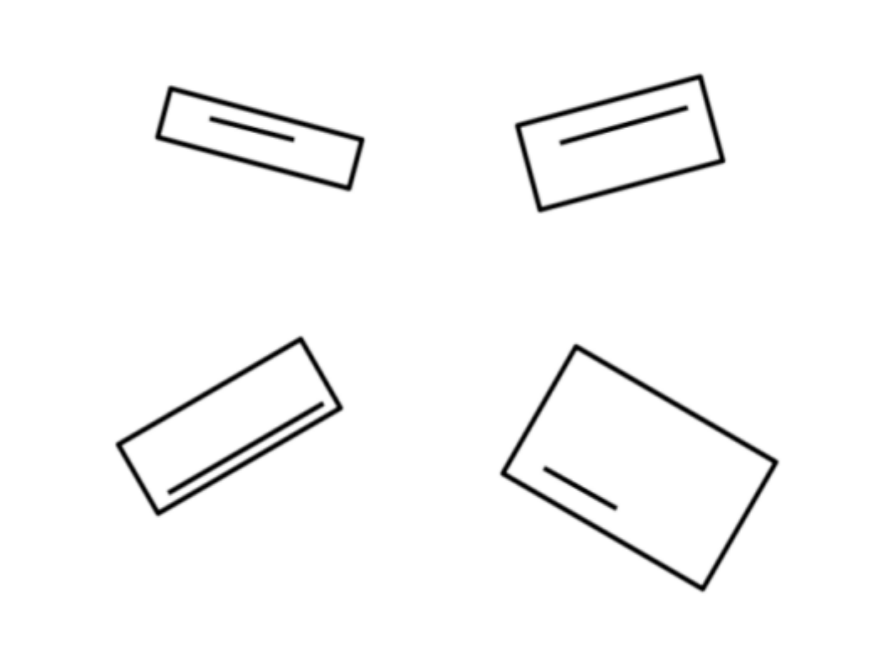
#> input picture shape.png, 881 x 650 px
$ python cannyedgedetection.py
#> lines starting #> are read from the running program, lines starting #| are printed output that depends on the picture; after the words box and inside, x2 and y2 are one past the last pixel; in counts of white or black regions, pixels touching at a corner belong together
import cv2
import matplotlib.pyplot as plt
import numpy as np


img = cv2.imread('shape.png')
#> img is the input picture: shape (650, 881, 3); min 0, max 255, mean 248.6
cv2.waitKey(0)
gray = cv2.cvtColor(img, cv2.COLOR_BGR2GRAY)
#appplying canny

edges = cv2.Canny(img,100,200,3,L2gradient = True)
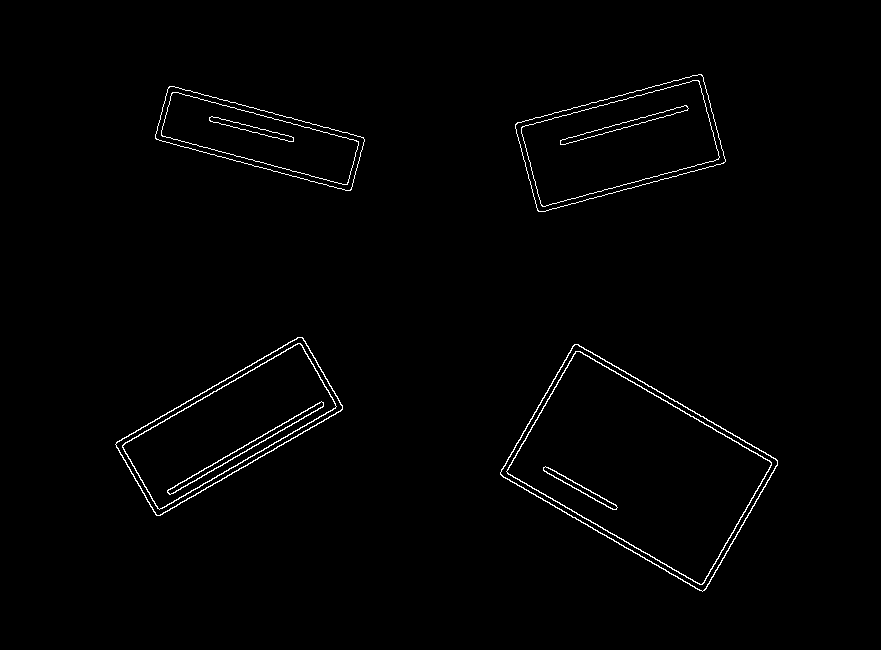
#> edges: shape (650, 881); 1.2% white in thin lines or dots, all inside (x1, y1, x2, y2) = (115, 74, 778, 592)
cv2.waitKey(0)

#finding contours
contours, hierarchy = cv2.findContours(edges,
    cv2.RETR_EXTERNAL, cv2.CHAIN_APPROX_NONE)
#> contours = 4 contours; box (x1, y1, x2, y2) and area: (500, 344, 778, 592) 35882, (115, 337, 343, 516) 18352, (515, 74, 726, 212) 17872, (155, 86, 365, 191) 11251


# Lists to store the lengths of inner contours (lines)
inner_contour_lengths = []
# Loop through the contours and hierarchy
for i, contour in enumerate(contours):
    # Get the parent index from the hierarchy
    parent_idx = hierarchy[0][i][3]

    if parent_idx != -1:
        # Inner contour, line
        perimeter = cv2.arcLength(contour, True)
        inner_contour_lengths.append((perimeter, i))  # Store length and index
#> this loop made 4 passes
#> after the loop, inner_contour_lengths = []

# Sort the inner contour lengths in ascending order
inner_contour_lengths.sort()

# Assign numbers to the lines based on their lengths
line_numbers = {length_index[1]: i + 1 for i, length_index in enumerate(inner_contour_lengths)}
#> line_numbers = 0 items

# Draw and label the lines for the four contours with lowest lengths
for length, index in inner_contour_lengths[:4]:  # Only the first four contours
    contour = contours[index]
    cv2.drawContours(img, [contour], -1, (0, 255, 0), 2)  # Green color
    number = line_numbers[index]
    cv2.putText(img, str(number), tuple(contour[0][0]), cv2.FONT_HERSHEY_SIMPLEX, 1, (0, 0, 255), 2)  # Red color
#> this loop made 0 passes

plt.imshow(cv2.cvtColor(img, cv2.COLOR_BGR2RGB))
plt.show()

cv2.imshow('Canny Edges After Contouring', edges)
cv2.waitKey(0)


print("Number of Contours found = " + str(len(contours)))
#| Number of Contours found = 4

# Draw all contours
# -1 signifies drawing all contours
cv2.drawContours(img, contours, -1, (255, 0, 0), 3)
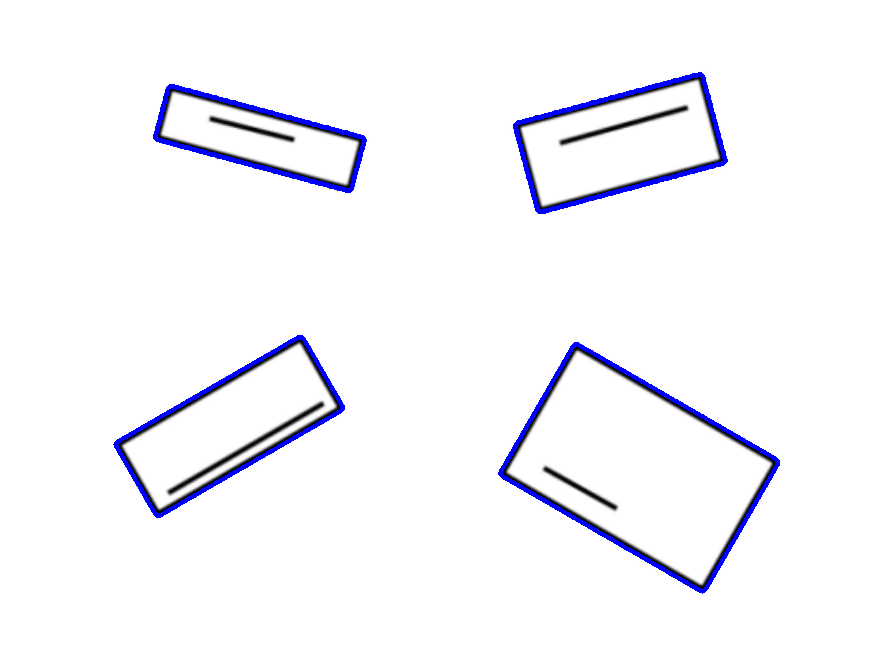
#> img: shape (650, 881, 3); 1.94% of pixels changed, all inside (x1, y1, x2, y2) = (113, 72, 780, 594)

cv2.imshow('Contours', img)
cv2.waitKey(0)
cv2.destroyAllWindows()
# [4 lines of commented-out code are left out]

$ run again, with rectanglealigned.png copied over shape.png
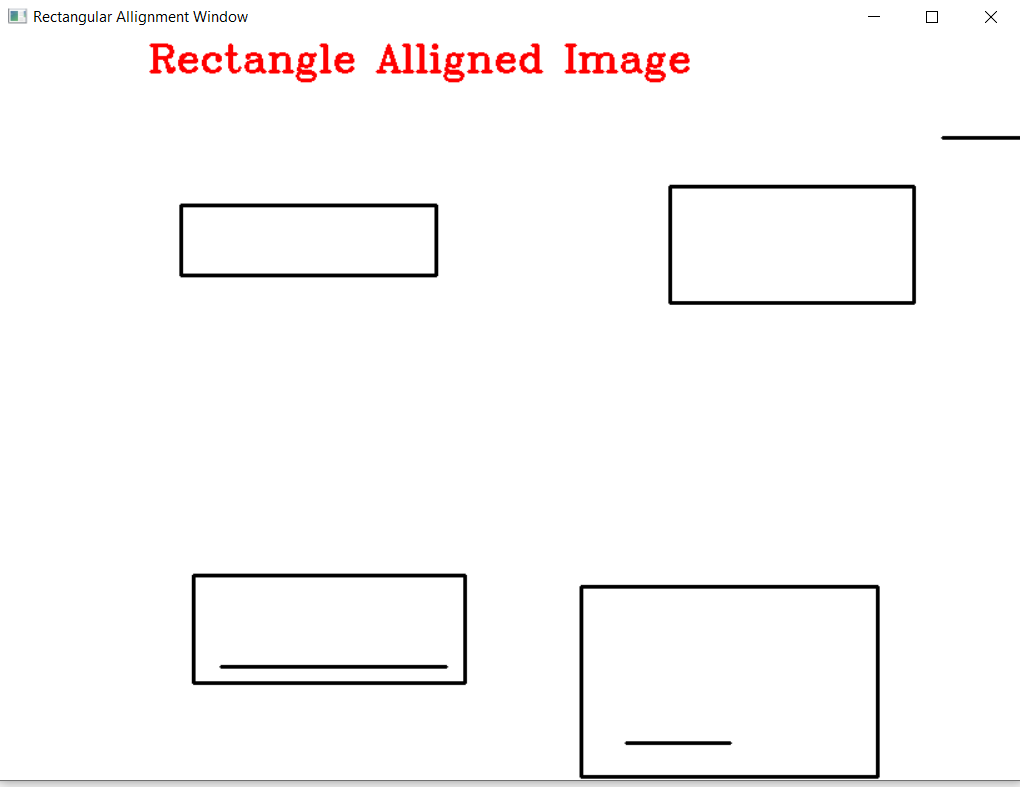
#> input picture rectanglealigned.png, 1020 x 787 px
#> img is the input picture: shape (787, 1020, 3); mean B, G, R 248.2, 248.2, 250.1
#> `edges = cv2.Canny(img,100,200,3,L2gradient = True)`:
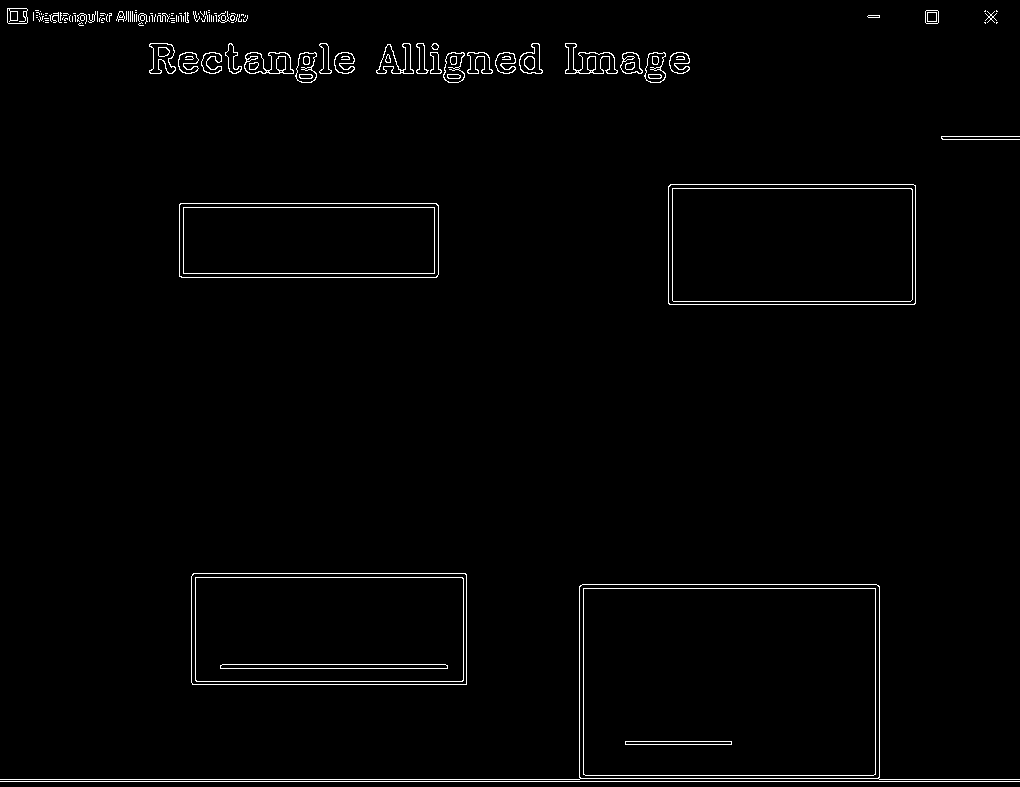
#> edges: shape (787, 1020); 1.6% white in thin lines or dots
#> contours = 124 contours, 95 with area under 20; largest, box (x1, y1, x2, y2) and area: (0, 584, 1020, 780) 58193, (191, 573, 467, 685) 30520, (668, 184, 916, 305) 29636, (179, 203, 439, 278) 19159, (244, 52, 294, 74) 776
#> the loop `for i, contour in enumerate(contours):` made 124 passes
#> contour on passes 27, 28, 29, 32, 34, 36, 37, 45: [[996, 22], [996, 23], [997, 22]], [[984, 22], [985, 23], [985, 22]], [[231, 22], [232, 22], [233, 22], [232, 22]], [[101, 22], [102, 22], [103, 22], [102, 22]], [[64, 22], [65, 22], [66, 22], [65, 22]], [[169, 21]], [[43, 21]], [[63, 17], [62, 18], [62, 19], [62, 18]]
#> after the loop `for i, contour in enumerate(contours):`: inner_contour_lengths = []
#> line_numbers = 0 items
#| Number of Contours found = 124
#> `cv2.drawContours(img, contours, -1, (255, 0, 0), 3)`:
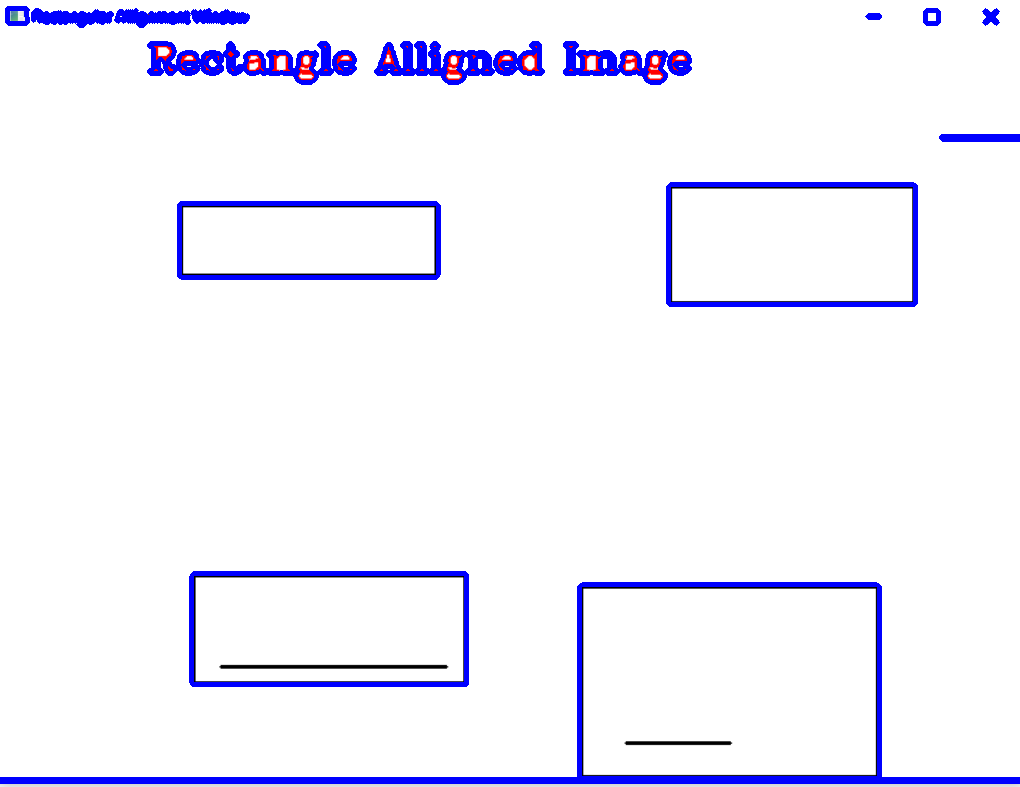
#> img: shape (787, 1020, 3); 4.44% of pixels changed, all inside (x1, y1, x2, y2) = (0, 6, 1020, 784)
